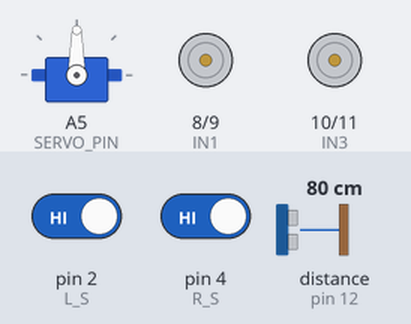
This sketch was run on a simulated Arduino Uno, built with avr-gcc and run on an emulated ATmega328P. Parts: servo, motor-driver pin pairs drawn as motors (green arrow = first pin HIGH = forward, orange = second pin HIGH = backward, longer = more drive, scaled by the enable pin). Wiring (inferred from the names in the program): ultrasonic range finder: trigger pin 13; echo pin 12. The test bench sets the inputs (shaded band); at power-on: pin 2 (L_S) HIGH, pin 4 (R_S) HIGH, distance to the obstacle (sensor on pin 12) 80 cm. The echo pulse lasts 58.3 µs per cm.

Above: at 1.2 s.
1.3 s: pin 2 (L_S) driven LOW
At 1.6 s:
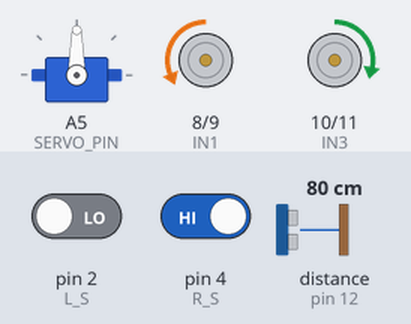
2.8 s: pin 4 (R_S) driven LOW
At 3.9 s:
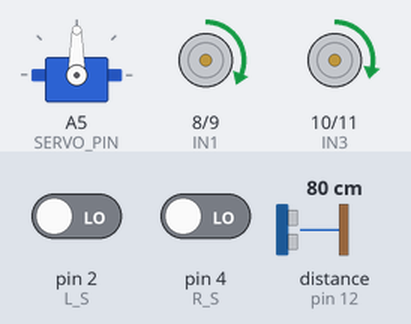
4.3 s: distance to the obstacle (sensor on pin 12) set to 50 cm
5.8 s: distance to the obstacle (sensor on pin 12) set to 41 cm
At 6.0 s:
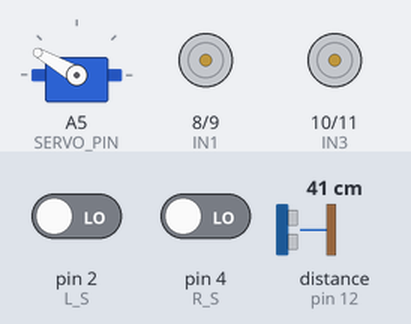
8.8 s: pin 2 (L_S) driven HIGH
At 11.6 s:
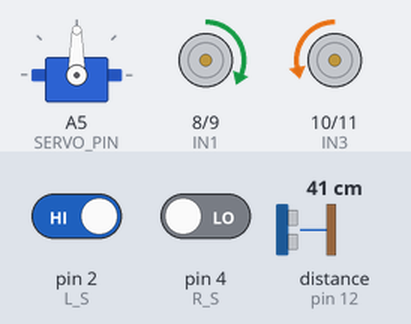
11.8 s: pin 2 (L_S) driven LOW and pin 4 (R_S) driven HIGH
At 12.6 s:
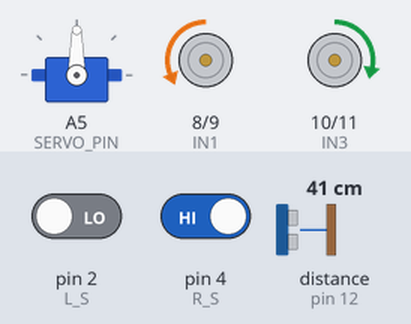
Timing chart, 0 to 14.8 s (numbered marks = the images above; inputs shaded):
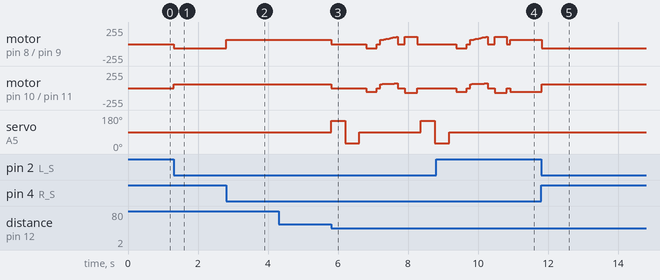

Measured:
- the behaviour switches between 47 and 46 cm on distance to the obstacle (sensor on pin 12) (found by bisection; images 2 and 3)
- after the input at 1.3 s, motor on pin 8 (IN1) / pin 9 (IN2): stopped → backward 65/255 at once; motor on pin 10 (IN3) / pin 11 (IN4): stopped → forward 55/255 at once
- after the input at 2.8 s, motor on pin 8 (IN1) / pin 9 (IN2): backward 65/255 → forward 65/255 at once
- after the input at 4.3 s, every drawn part: stays the same
- after the input at 8.8 s, servo on A5 (SERVO_PIN): goes on until 9.2 s, then stays 90°
- after the input at 11.8 s, motor on pin 8 (IN1) / pin 9 (IN2): forward 65/255 → backward 65/255 at once; motor on pin 10 (IN3) / pin 11 (IN4): backward 55/255 → forward 55/255 at once

The sketch:

Line_obsticles_arc_v1.ino
```cpp
#include <Servo.h>

// Motor control pins
#define IN1 8
#define IN2 9
#define ENA 3
#define IN3 10
#define IN4 11
#define ENB 5

// Line sensors
const int L_S = 2;
const int R_S = 4;

// Ultrasonic sensor
#define trigPin 13
#define echoPin 12

// Servo
Servo servo;
#define SERVO_PIN A5

// Speed settings
const int speedL = 65;
const int speedR = 55;

// Obstacle threshold (in cm)
const int Set = 45;

void setup() {
  pinMode(L_S, INPUT);
  pinMode(R_S, INPUT);
  pinMode(ENA, OUTPUT); pinMode(IN1, OUTPUT); pinMode(IN2, OUTPUT);
  pinMode(ENB, OUTPUT); pinMode(IN3, OUTPUT); pinMode(IN4, OUTPUT);
  pinMode(trigPin, OUTPUT);
  pinMode(echoPin, INPUT);

  servo.attach(SERVO_PIN);
  servo.write(90);

  Serial.begin(9600);
}

void loop() {
  int leftSensor = digitalRead(L_S);
  int rightSensor = digitalRead(R_S);
  int distance_F = Ultrasonic_read();

  if ((rightSensor == 0) && (leftSensor == 0)) {
    if (distance_F > Set) {
      forward();
    } else {
      Stop();
      avoidObstacle();
    }
  } else if ((rightSensor == 1) && (leftSensor == 0)) {
    turnRight();
  } else if ((rightSensor == 0) && (leftSensor == 1)) {
    turnLeft();
  } else {
    Stop();
  }
}

void avoidObstacle() {
  // Scan left
  servo.write(150);
  delay(400);
  int leftDist = Ultrasonic_read();

  // Scan right
  servo.write(30);
  delay(400);
  int rightDist = Ultrasonic_read();

  // Center servo
  servo.write(90);
  delay(200);

  // Decide direction
  bool avoidLeft;
  if (leftDist == 999 && rightDist == 999) avoidLeft = true;
  else if (leftDist == 999) avoidLeft = false;
  else if (rightDist == 999) avoidLeft = true;
  else avoidLeft = (leftDist > rightDist + 10);

  // Backup
  backward();
  delay(300);
  Stop();
  delay(100);

  if (avoidLeft) {
    dynamicArcTurn(70, 110, true);  // Left boosted
    Stop();
    delay(200);
    turnRight();
    delay(350);
    Stop();
    delay(100);
  } else {
    dynamicArcTurn(110, 70, false); // Right boosted
    Stop();
    delay(200);
    turnLeft();
    delay(350);
    Stop();
    delay(100);
  }

  // Try to rejoin the line slowly
  rejoinLine();
}

// Rejoin line logic: slow scan for line up to 3 seconds
void rejoinLine() {
  const unsigned long timeout = 3000;
  unsigned long startTime = millis();

  while (millis() - startTime < timeout) {
    int leftSensor = digitalRead(L_S);
    int rightSensor = digitalRead(R_S);

    if ((leftSensor == 0) && (rightSensor == 0)) {
      forward();  // line found
      return;
    } else if ((leftSensor == 1) && (rightSensor == 0)) {
      slowTurnLeft();
    } else if ((rightSensor == 1) && (leftSensor == 0)) {
      slowTurnRight();
    } else {
      slowForward();
    }
    delay(150);
  }

  // If timeout reached, just stop
  Stop();
}

// Smooth arc turn with minimum PWM threshold
void dynamicArcTurn(int leftTarget, int rightTarget, bool isLeftArc) {
  const int steps = 10;
  const int minPWM = 60;

  for (int i = 1; i <= steps; i++) {
    int leftPWM = max(minPWM, map(i, 1, steps, minPWM, leftTarget));
    int rightPWM = max(minPWM, map(i, 1, steps, minPWM, rightTarget));

    analogWrite(ENA, leftPWM);
    analogWrite(ENB, rightPWM);

    digitalWrite(IN1, HIGH); digitalWrite(IN2, LOW);
    digitalWrite(IN3, HIGH); digitalWrite(IN4, LOW);

    delay(50);
  }
}

// Distance reading
int Ultrasonic_read() {
  digitalWrite(trigPin, LOW); delayMicroseconds(2);
  digitalWrite(trigPin, HIGH); delayMicroseconds(10);
  digitalWrite(trigPin, LOW);
  long duration = pulseIn(echoPin, HIGH, 30000);
  return (duration == 0) ? 999 : duration / 29 / 2;
}

// Standard movement
void forward() {
  analogWrite(ENA, speedL); analogWrite(ENB, speedR);
  digitalWrite(IN1, HIGH); digitalWrite(IN2, LOW);
  digitalWrite(IN3, HIGH); digitalWrite(IN4, LOW);
}

void backward() {
  analogWrite(ENA, speedL); analogWrite(ENB, speedR);
  digitalWrite(IN1, LOW); digitalWrite(IN2, HIGH);
  digitalWrite(IN3, LOW); digitalWrite(IN4, HIGH);
}

void turnRight() {
  analogWrite(ENA, speedL); analogWrite(ENB, speedR);
  digitalWrite(IN1, LOW); digitalWrite(IN2, HIGH);
  digitalWrite(IN3, HIGH); digitalWrite(IN4, LOW);
}

void turnLeft() {
  analogWrite(ENA, speedL); analogWrite(ENB, speedR);
  digitalWrite(IN1, HIGH); digitalWrite(IN2, LOW);
  digitalWrite(IN3, LOW); digitalWrite(IN4, HIGH);
}

void Stop() {
  analogWrite(ENA, 0); analogWrite(ENB, 0);
  digitalWrite(IN1, LOW); digitalWrite(IN2, LOW);
  digitalWrite(IN3, LOW); digitalWrite(IN4, LOW);
}

// Slower versions for scanning
void slowForward() {
  analogWrite(ENA, 50); analogWrite(ENB, 45);
  digitalWrite(IN1, HIGH); digitalWrite(IN2, LOW);
  digitalWrite(IN3, HIGH); digitalWrite(IN4, LOW);
}

void slowTurnLeft() {
  analogWrite(ENA, 50); analogWrite(ENB, 45);
  digitalWrite(IN1, HIGH); digitalWrite(IN2, LOW);
  digitalWrite(IN3, LOW); digitalWrite(IN4, HIGH);
}

void slowTurnRight() {
  analogWrite(ENA, 50); analogWrite(ENB, 45);
  digitalWrite(IN1, LOW); digitalWrite(IN2, HIGH);
  digitalWrite(IN3, HIGH); digitalWrite(IN4, LOW);
}
```
